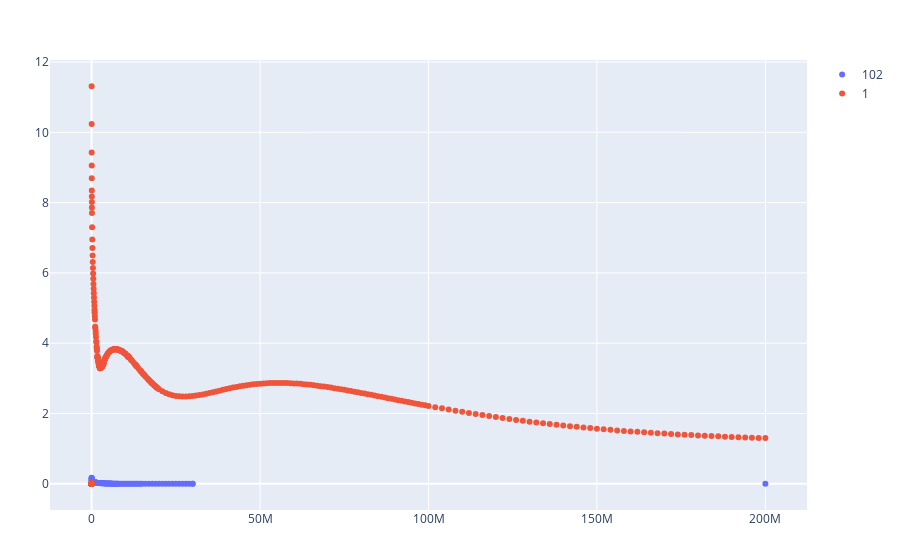

The code cell stored with this chart in its notebook:
### Code cell
file_path = "C:\\Cross-Section-Data\\talys_data\\libraries\\n\\Ge070\\tendl.2019\\files\\n-Ge070.tendl.2019"
MT = 102
energy, cross_sections = energy_and_cross_section(file_path, MT, true)
total_energy, total_cross_sections = energy_and_cross_section(file_path, 1, true)
PlotlyJS.plot([PlotlyJS.scatter(x=energy, y=cross_sections, mode="markers", name=MT),
    PlotlyJS.scatter(x=total_energy, y=total_cross_sections, mode="markers", name="1")])
